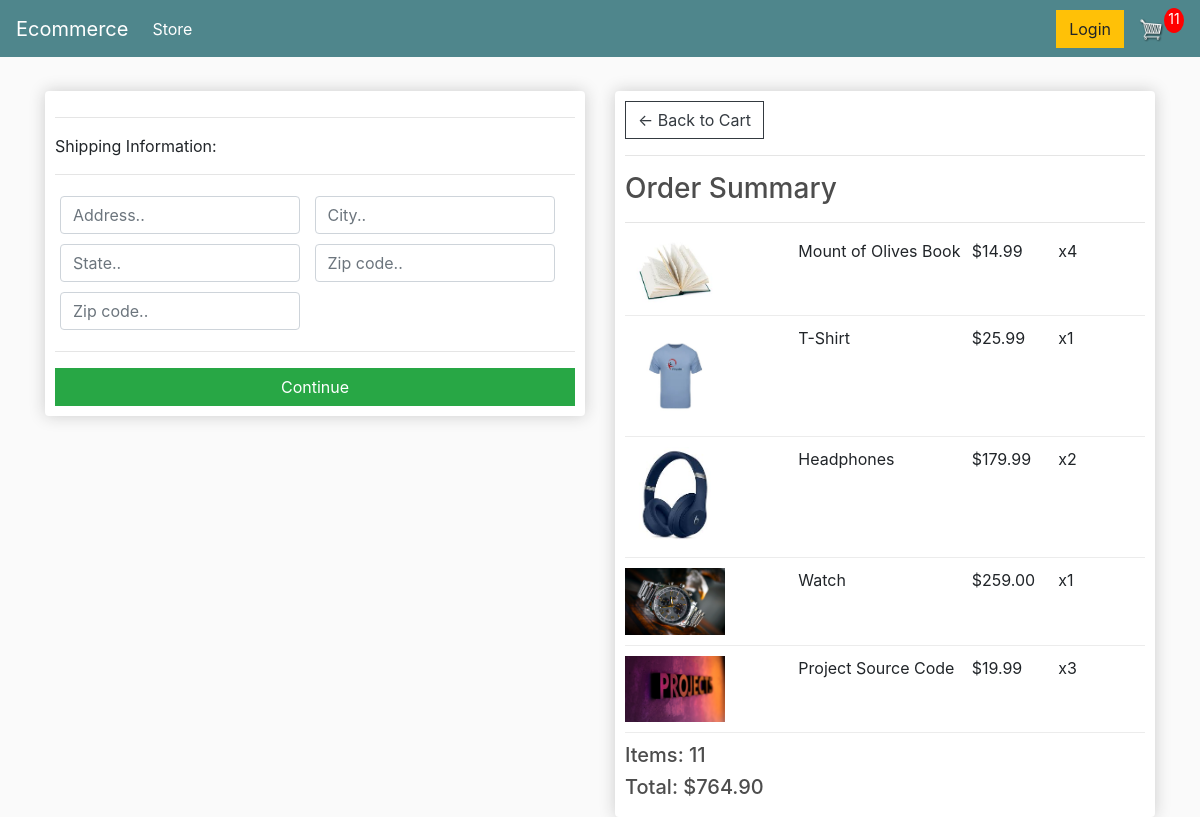
The page /checkout/ (signed in) on the database as committed earlier.
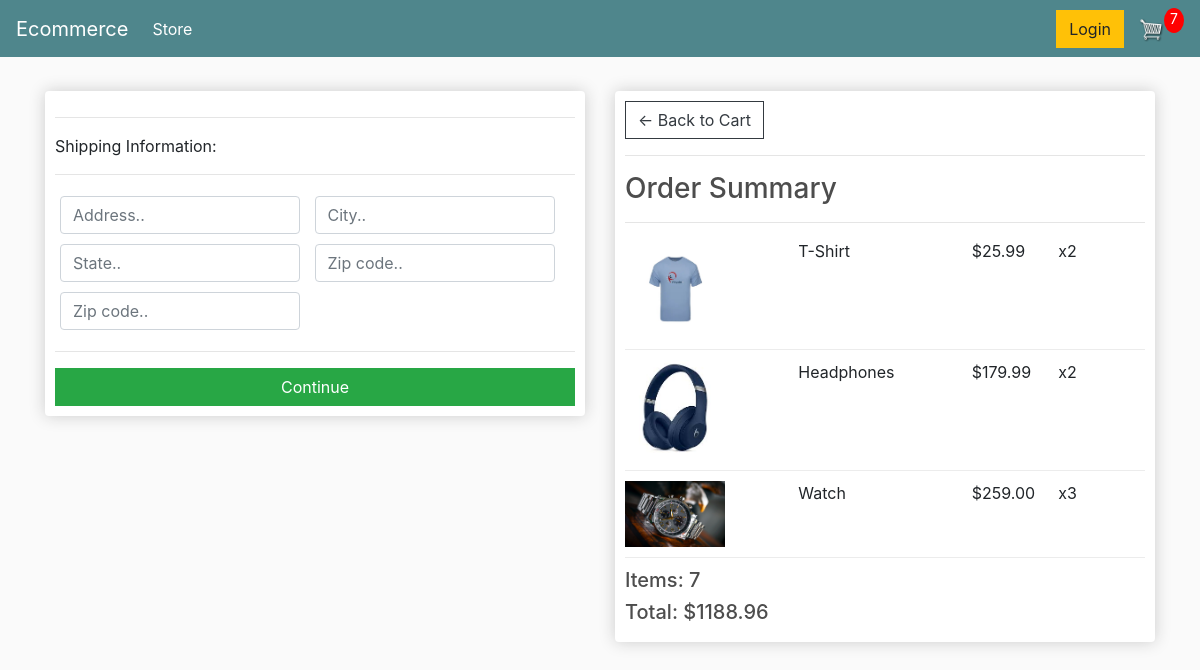
The same page on the database as committed later.
### store/models.py (models this page shows, shortened)
class OrderItem(models.Model):
    product = models.ForeignKey(Product, on_delete=models.SET_NULL, null=True)
    order = models.ForeignKey(Order, on_delete=models.SET_NULL, null=True)
    quantity = models.IntegerField(default=0, null=True, blank=True)
    date_added = models.DateTimeField(auto_now_add=True)
    @property
    def get_total(self):
        return self.product.price * self.quantity

class Product(models.Model):
    name = models.CharField(max_length=200)
    price = models.FloatField()
    digital = models.BooleanField(default=False, null=True, blank=True)
    image = models.ImageField(null=True, blank=True)
    @property
    def imageURL(self):
        try:
            url = self.image.url
        except Exception:
            url = ''
        return url

class Order(models.Model):
    customer = models.ForeignKey(
        Customer, on_delete=models.SET_NULL, null=True, blank=True)
    date_ordered = models.DateTimeField(auto_now_add=True)
    complete = models.BooleanField(default=False)
    transaction_id = models.CharField(max_length=100, null=True)
    @property
    def shipping(self):
        orderitems = self.orderitem_set.all()
        return any(i.product.digital == False for i in orderitems)
    @property
    def get_cart_total(self):
        orderitems = self.orderitem_set.all()
        return sum(item.get_total for item in orderitems)
    @property
    def get_cart_items(self):
        orderitems = self.orderitem_set.all()
        return sum(item.quantity for item in orderitems)

### store/views.py (the view)
# urls.py: path('checkout/', views.checkout, name='checkout'),
def checkout(request):
    if request.user.is_authenticated:
        customer = request.user.customer
        order, created = Order.objects.get_or_create(
            customer=customer, complete=False)
        items = order.orderitem_set.all()
        cartItems = order.get_cart_items
    else:
        items = []
        order = {'get_cart_total': 0, 'get_cart_items': 0, 'shipping': False}
        cartItems = order['get_cart_items']
    context = {'items': items, 'order': order, 'cartItems': cartItems}
    return render(request, 'store/checkout.html', context)

### store/templates/store/checkout.html (shortened to what this page needs)
{% extends 'store/main.html' %}
{% load static %}
{% block content %}
<head>
</head>
<div class="row">
    <div class="col-lg-6">
        <div class="box-element" id="form-wrapper">
            <form id="form">
                <div id="shipping-info">
                    <hr>
                    <p>Shipping Information:</p>
                    <hr>
                    <div class="form-field">
                        <input class="form-control" type="text" name="address" placeholder="Address..">
                    </div>
                    <div class="form-field">
                        <input class="form-control" type="text" name="city" placeholder="City..">
                    </div>
                    <div class="form-field">
                        <input class="form-control" type="text" name="state" placeholder="State..">
                    </div>
                    <div class="form-field">
                        <input class="form-control" type="text" name="zipcode" placeholder="Zip code..">
                    </div>
                    <div class="form-field">
                        <input class="form-control" type="text" name="country" placeholder="Zip code..">
                    </div>
                </div>
                <hr>
                <input id="form-button" class="btn btn-success btn-block" type="submit" value="Continue">
            </form>
        </div>
        <br>
    </div>
    <div class="col-lg-6">
        <div class="box-element">
            <a class="btn btn-outline-dark" href="{% url 'cart' %}">&#x2190; Back to Cart</a>
            <hr>
            <h3>Order Summary</h3>
            <hr>
            {% for item in items %}
            <div class="cart-row">
                <div style="flex:2"><img class="row-image" src="{{item.product.imageURL}}"></div>
                <div style="flex:2">
                    <p>{{item.product.name}}</p>
                </div>
                <div style="flex:1">
                    <p>${{item.product.price|floatformat:2}}</p>
                </div>
                <div style="flex:1">
                    <p>x{{item.quantity}}</p>
                </div>
            </div>
            {% endfor %}
            <h5>Items: {{order.get_cart_items}}</h5>
            <h5>Total: ${{order.get_cart_total|floatformat:2}}</h5>
        </div>
    </div>
</div>
{% endblock content %}

Rows that differ between the two databases and show on the page:
removed OrderItem: product.imageURL (picture), product.name "Mount of Olives Book", product.price "14.99", quantity "4"
removed OrderItem: product.imageURL (picture), product.name "Project Source Code", product.price "19.99", quantity "3"
changed OrderItem "T-Shirt": quantity "1" → "2"
changed OrderItem "Watch": quantity "1" → "3"
changed through a linked row, Order: get_cart_items "11" → "7"; get_cart_total "764.90" → "1188.96"
Other text that changed with them:
{{ cartItems }}: "11" → "7"
